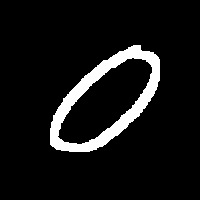
#> input picture 示例代码/CV专题1-手写数字识别/Hog_SVM/rotatex.png, 200 x 200 px
$ jupyter execute deskew.ipynb
#> lines starting #> are read from the running program, lines starting #| are printed output that depends on the picture; after the words box and inside, x2 and y2 are one past the last pixel; in counts of white or black regions, pixels touching at a corner belong together
#> `img=cv2.imread("rotatex.png",0)`: img: shape (200, 200); 8% white; 1 white region, box (x1, y1, x2, y2) and area: (50, 45, 160, 152) 3195
[cell 1]
import cv2
import numpy as np

[cell 2]
#=============抗扭斜函数=================
def deskew(img):
    m = cv2.moments(img)
#> m = moments, m00 814725, centre m10/m00, m01/m00 = (105.6, 100.1)
    if abs(m['mu02']) < 1e-2:
        return img.copy()
    skew = m['mu11']/m['mu02']
#> skew = -0.554
    s=img.shape[0]
#> s = 200
    M = np.float32([[1, skew, -0.5*s*skew], [0, 1, 0]])
#> M = [[1, -0.554, 55.43], [0, 1, 0]]
    affine_flags = cv2.WARP_INVERSE_MAP|cv2.INTER_LINEAR
    size=img.shape[::-1]
#> size = (200, 200)
    img = cv2.warpAffine(img,M,size,flags=affine_flags)
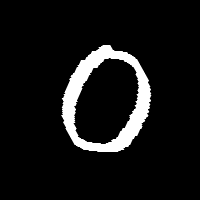
#> img: shape (200, 200); min 0, max 255, mean 20.4
    return img

[cell 3]
#=============主程序=================
img=cv2.imread("rotatex.png",0)
cv2.imshow("original",img)
img=deskew(img)
cv2.imshow("result",img)
cv2.imwrite("re.bmp",img)
cv2.waitKey()
cv2.destroyAllWindows()
